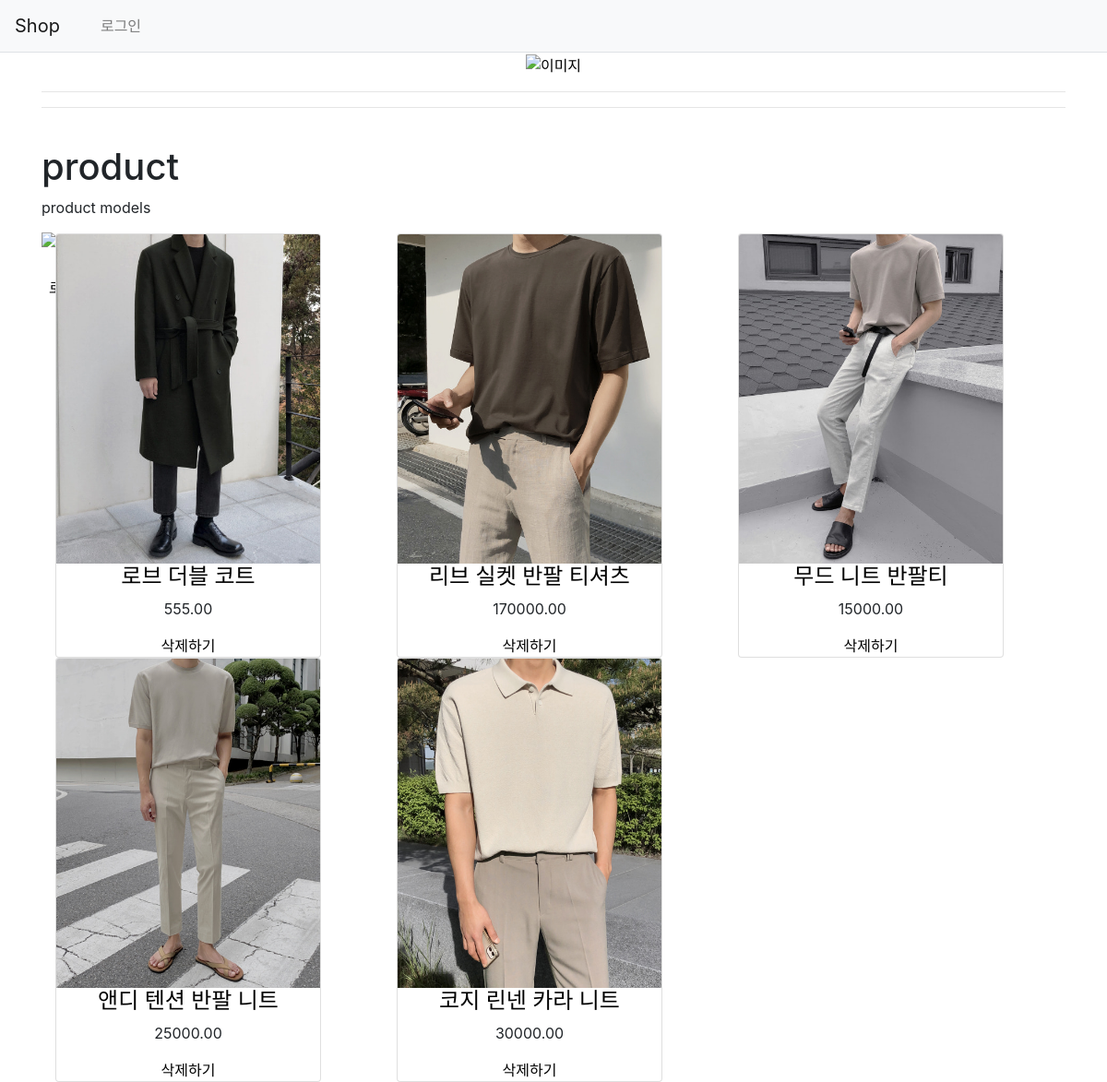
Page /shop/category/4 on the committed database.
### shop/models.py (models this page shows, shortened)
class Product (models .Model):
    name = models.CharField(max_length=50)
    description = models.TextField(blank=True)
    category = models.ForeignKey(Category, on_delete=models.CASCADE)
    price = models.DecimalField(max_digits=10, decimal_places=2)
    image = models.ImageField(upload_to="product", blank=True, null=True)
    stock = models. IntegerField()
    available = models.BooleanField(default=True)
    created = models.DateField(auto_now_add=True)
    updated = models.DateField(auto_now=True)
    author = models.ForeignKey(User, on_delete=models.CASCADE)
    class Meta:
        ordering = ('name', )
        verbose_name = 'product'
        verbose_name_plural = 'products'

### shop/views.py (the view)
# urls.py: path('shop/category/<int:category_id>', views.categorydetail),
def categorydetail(request, category_id):
    products = Product.objects.filter(category_id=category_id)
    context = {'products': products}
    return render(request, 'categorydetail.html', context)

### templates/categorydetail.html (shortened to what this page needs)
{% extends 'base.html' %}
{% load static %}
{% block content %}
<div class="container">
    <div>
        <h1>product</h1>
        <p>product models</p>
    </div>
</div>
<div class="container">
    <div class="row mx-auto">
        {% for products in products %}
        <div class="my_pruduct com-9 col-sm-6 col-md4 col-lg-4">
            <div class="card text-center" style="width: 18rem;">
                <a href=""> <img class="card-img-top my_image" src="{{products.image.url}}" alt="{product .name}}"></a>
                <div>
                    <h4> <a href="/shop/{{ products.id }}/">{{ products.name }}</a></h4>
                    <p>{{products.price}}</p>
                    <a href="{% url 'shop:delete' products.id %}">삭제하기</a>
                </div>
            </div>
        </div>
        {% endfor %}
    </div>
</div>
{% endblock %}

### templates/base.html (shortened to what this page needs)
<!DOCTYPE html>
{% load static %}
<html lang="ko">
<head>
    <link rel="stylesheet" href="https://cdn.jsdelivr.net/npm/bootstrap@4.5.3/dist/css/bootstrap.min.css">
   <link rel="stylesheet" type="text/css" href="{% static 'css/modify1.css' %}">
    <link rel="stylesheet" type="text/css" href="{% static 'bootstrap.min.css' %}">
</head>
<body>
   {% include "navbar.html" %}
   {% include "side.html" %}
<div class="container" >
        <p style="text-align: center;">
            <a href="{% url 'shop:products_by_category' %}">
            <img src="https://image.freepik.com/free-vector/watercolor-lion-king-holding-a-heart_256584-116.jpg"
            width="200" height="180" alt="이미지" />
            </a>
        </p>
    <hr>
    <div class="cat">
    <hr>
        <br>
</div>
</div>
    <div>
        {% block content %}
        {% endblock %}
    </div>
</body>
</html>

### templates/navbar.html (shortened to what this page needs)
 <nav class="navbar navbar-expand-lg navbar-light bg-light border-bottom">
    <a class="navbar-brand" href="{% url 'shop:products_by_category' %}">Shop</a>
    <div class="collapse navbar-collapse flex-grow-0" id="navbarNav">
        <ul class="navbar-nav">
            <li class="nav-item ">
                  {% if user.is_authenticated %}
                     <a class="nav-link" href="{% url 'common:logout' %}">{{ user.username }} (로그아웃)</a>
                  {% else %}
                     <a class="nav-link" href="{% url 'common:login' %}">로그인</a>
                  {% endif %}
            </li>
        </ul>
    </div>
</nav>

### templates/side.html (shortened to what this page needs)
<div class="side">
    <p style="text-align: center;">
        <ul>
                <li>
                    {% if user.is_authenticated %}
                     <a class="nav-link" href="{% url 'common:logout' %}">로그아웃</a>
                  {% else %}
                     <a class="nav-link" href="{% url 'common:login' %}">로그인</a>
                  {% endif %}
                </li>
        </ul><br><br><br><br>
</div>

### static/css/modify1.css (style rules this page uses)
.side { position: absolute; width: 150px; height: 250px; top: 250px; color: #fffffff; }
a { text-decoration:none !important }
a:link { color: black; text-decoration: none; }
ul, ol { list-style: none; margin: 20px; padding: 0px; text-align: center; }

### rows in the picture
Product: image (picture), name "로브 더블 코트", price "555.00"
Product: image (picture), name "리브 실켓 반팔 티셔츠", price "170000.00"
Product: image (picture), name "무드 니트 반팔티", price "15000.00"
Product: image (picture), name "앤디 텐션 반팔 니트", price "25000.00"
Product: image (picture), name "코지 린넨 카라 니트", price "30000.00"
